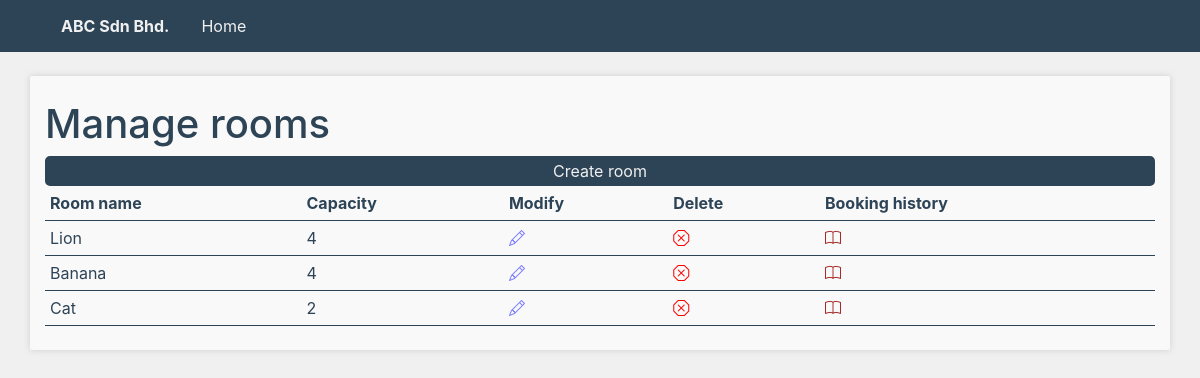
The app's page /roomManagement with its own data.
### rooms/models.py (models this page shows, shortened)
class Room(models.Model):
    roomName = models.CharField(max_length=50, unique=True)
    capacity = models.IntegerField(default=0)
    createdAt = models.DateTimeField(auto_now_add=True)

### rooms/views.py (the view)
# urls.py: path('', roomManagementView, name='roomManagement'),
def roomManagementView(request):
    rooms = Room.objects.all()
    context = {'rooms' : rooms}
    return render(request, "roomManagement.html", context)

### templates/roomManagement.html (shortened to what this page needs)
{% extends 'base.html' %}
{% block content %}
<br>
<div class="container py-4 boxColor boxShadow">
    <h1>Manage rooms</h1>
    <button><a href="{% url 'createRoom' %}">Create room </a></button>
    <table class="dataTable">
        <tr style="font-weight:bold">
            <th>Room name</th>
            <th>Capacity</th>
            <th>Modify</th>
            <th>Delete</th>
            <th>Booking history </th>
        </tr>
        {% for room in rooms %}
            <tr>
                <td>{{room.roomName}}</td>
                <td>{{room.capacity}}</td>
                <td><a href="roomManagement/modify/{{room.id}}"><i class="bi bi-pencil"></i></a></td>
                <td><a href="roomManagement/deleteRoom/{{room.id}}"><i class="bi bi-x-octagon" style='color:red'></i></a></td>
                <td><a href=""><i class="bi bi-book" style="color:brown"></i></a></td>
            </tr>
        {% endfor %}
    </table>
</div>
{% endblock %}

### templates/base.html (style rules this page uses)
:root { --orange:#FF8551; --white:#f9f9f9; --offWhite:#f0f0f0; --buttonColor:var(--grey); --grey:#2D4356 }
body { background-color:var(--offWhite); color:var(--grey) }
a { color:var(--grey) }
.boxShadow { filter: drop-shadow(0px 0px 3px #cecece); border-radius:2px; }
.boxColor { background-color:var(--white); }
button { background-color:var(--buttonColor); border:2px solid var(--grey); border-radius:5px; width:100%; color:var(--offWhite) !important; }
button a { display:block; width:100%; color:var(--offWhite) !important; }
.bi-pencil { color:rgb(125, 125, 254); }
.bi-x-octagon { color:red; }
.bi-book { color:brown; }
button a { color:var(--grey); }
.dataTable { width:100%; }
.dataTable td,th { padding:5px; }
.dataTable td { border-top:1px solid var(--grey); border-bottom:1px solid var(--grey); }

### templates/header.html (style rules this page uses)
a { text-decoration: none; }

### records on screen
Room: roomName "Lion", capacity "4"
Room: roomName "Banana", capacity "4"
Room: roomName "Cat", capacity "2"
